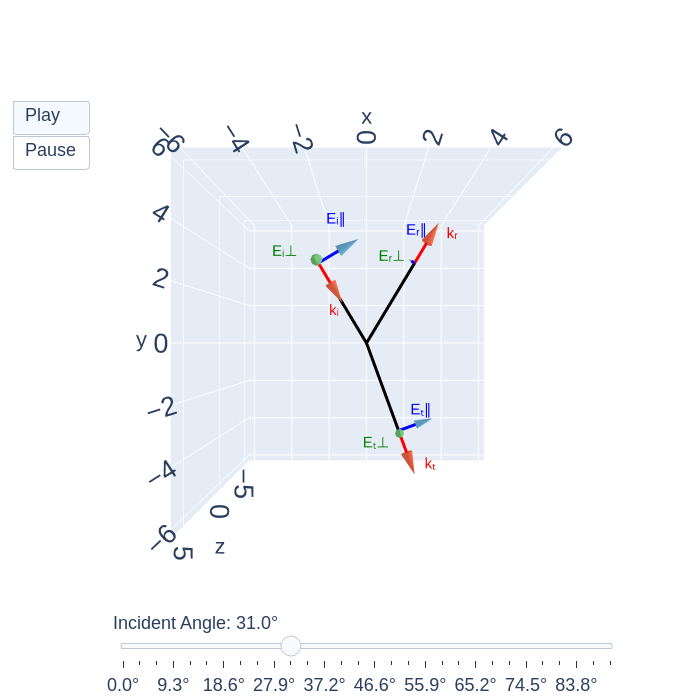

This figure's notebook cell:
### Markdown cell above
## Create `plotly` plot with slider

### Code cell
# Create frames for slider
frames = []
for i in range(numangles1):
    data = []

    # Rays
    data.append(go.Scatter3d(x=[-ki1[i, 0], 0], y=[-ki1[i, 1], 0], z=[0, 0], mode='lines', line=dict(color='black', width=6), name='incident ray'))
    data.append(go.Scatter3d(x=[0, kr1[i, 0]], y=[0, kr1[i, 1]], z=[0, 0], mode='lines', line=dict(color='black', width=6), name='reflected ray'))
    data.append(go.Scatter3d(x=[0, kt1[i, 0]/nt], y=[0, kt1[i, 1]/nt], z=[0, 0], mode='lines', line=dict(color='black', width=6), name='transmitted ray'))

    # Line parts of arrows
    data += [
        go.Scatter3d(x=[point1i[i,0], ki1_line[i,0]],y=[point1i[i,1], ki1_line[i,1]],z=[point1i[i,2], ki1_line[i,2]], mode='lines', line=dict(color='red', width=6), name='k incident'),
        go.Scatter3d(x=[point1r[i,0], kr1_line[i,0]],y=[point1r[i,1], kr1_line[i,1]],z=[point1r[i,2], kr1_line[i,2]], mode='lines', line=dict(color='red', width=6), name='k reflected'),
        go.Scatter3d(x=[point1t[i,0], kt1_line[i,0]],y=[point1t[i,1], kt1_line[i,1]],z=[point1t[i,2], kt1_line[i,2]], mode='lines', line=dict(color='red', width=6), name='k transmitted'),

        go.Scatter3d(x=[point1i[i,0], Ei1par_line[i,0]],y=[point1i[i,1], Ei1par_line[i,1]],z=[point1i[i,2], Ei1par_line[i,2]], mode='lines', line=dict(color='blue', width=6), name='E incident - parallel'),
        go.Scatter3d(x=[point1r[i,0], Er1par_line[i,0]],y=[point1r[i,1], Er1par_line[i,1]],z=[point1r[i,2], Er1par_line[i,2]], mode='lines', line=dict(color='blue', width=6), name='E reflected - parallel'),
        go.Scatter3d(x=[point1t[i,0], Et1par_line[i,0]],y=[point1t[i,1], Et1par_line[i,1]],z=[point1t[i,2], Et1par_line[i,2]], mode='lines', line=dict(color='blue', width=6), name='E transmitted - parallel'),

        go.Scatter3d(x=[point1i[i,0], Ei1perp_line[i,0]],y=[point1i[i,1], Ei1perp_line[i,1]],z=[point1i[i,2], Ei1perp_line[i,2]], mode='lines', line=dict(color='green', width=6), name='E incident - perpendicular'),
        go.Scatter3d(x=[point1r[i,0], Er1perp_line[i,0]],y=[point1r[i,1], Er1perp_line[i,1]],z=[point1r[i,2], Er1perp_line[i,2]], mode='lines', line=dict(color='green', width=6), name='E reflected - perpendicular'),
        go.Scatter3d(x=[point1t[i,0], Et1perp_line[i,0]],y=[point1t[i,1], Et1perp_line[i,1]],z=[point1t[i,2], Et1perp_line[i,2]], mode='lines', line=dict(color='green', width=6), name='E transmitted - perpendicular')
    ]

    # Arrow tips
    data += [
        go.Cone(x=[ki1_line[i,0]], y=[ki1_line[i,1]], z=[ki1_line[i,2]],u=[ki1_dir[i,0]], v=[ki1_dir[i,1]], w=[ki1_dir[i,2]], colorscale='Reds', sizemode='absolute', sizeref=1.0, showscale=False, name='E Field', anchor="tail"),
        go.Cone(x=[kr1_line[i,0]], y=[kr1_line[i,1]], z=[kr1_line[i,2]],u=[kr1_dir[i,0]], v=[kr1_dir[i,1]], w=[kr1_dir[i,2]], colorscale='Reds', sizemode='absolute', sizeref=1.0, showscale=False, name='E Field', anchor="tail"),
        go.Cone(x=[kt1_line[i,0]], y=[kt1_line[i,1]], z=[kt1_line[i,2]],u=[kt1_dir[i,0]], v=[kt1_dir[i,1]], w=[kt1_dir[i,2]], colorscale='Reds', sizemode='absolute', sizeref=1.0, showscale=False, name='E Field', anchor="tail"),

        go.Cone(x=[Ei1par_line[i,0]], y=[Ei1par_line[i,1]], z=[Ei1par_line[i,2]],u=[Ei1par[i,0]], v=[Ei1par[i,1]], w=[Ei1par[i,2]], colorscale='Blues', sizemode='scaled', sizeref=1.0, showscale=False, name='E Field', anchor="tail"),
        go.Cone(x=[Er1par_line[i,0]], y=[Er1par_line[i,1]], z=[Er1par_line[i,2]],u=[Er1par[i,0]], v=[Er1par[i,1]], w=[Er1par[i,2]], colorscale='Blues', sizemode='scaled', sizeref=1.0, showscale=False, name='E Field', anchor="tail"),
        go.Cone(x=[Et1par_line[i,0]], y=[Et1par_line[i,1]], z=[Et1par_line[i,2]],u=[Et1par[i,0]], v=[Et1par[i,1]], w=[Et1par[i,2]], colorscale='Blues', sizemode='scaled', sizeref=1.0, showscale=False, name='E Field', anchor="tail"),

        go.Cone(x=[Ei1perp_line[i,0]], y=[Ei1perp_line[i,1]], z=[Ei1perp_line[i,2]],u=[Ei1perp[i,0]], v=[Ei1perp[i,1]], w=[Ei1perp[i,2]], colorscale='Greens', sizemode='scaled', sizeref=1.0, showscale=False, name='E Field', anchor="tail"),
        go.Cone(x=[Er1perp_line[i,0]], y=[Er1perp_line[i,1]], z=[Er1perp_line[i,2]],u=[Er1perp[i,0]], v=[Er1perp[i,1]], w=[Er1perp[i,2]], colorscale='Greens', sizemode='scaled', sizeref=1.0, showscale=False, name='E Field', anchor="tail"),
        go.Cone(x=[Et1perp_line[i,0]], y=[Et1perp_line[i,1]], z=[Et1perp_line[i,2]],u=[Et1perp[i,0]], v=[Et1perp[i,1]], w=[Et1perp[i,2]], colorscale='Greens', sizemode='scaled', sizeref=1.0, showscale=False, name='E Field', anchor="tail")
    ]

    # Calculate the label position (at the tip of the arrow with a small offset)
    label_ki1_2 = ki1_line[i,:]*0.9
    label_kr1_2 = kr1_line[i,:]*1.1
    label_kt1_2 = kt1_line[i,:]*1.1

    label_Ei1par2 = Ei1par_line[i,:]*1.1
    label_Er1par2 = Er1par_line[i,:]*1.1
    label_Et1par2 = Et1par_line[i,:]*1.1

    label_Ei1perp2 = Ei1perp_line[i,:]*1.1
    label_Er1perp2 = Er1perp_line[i,:]*1.1
    label_Et1perp2 = Et1perp_line[i,:]*1.1

    # Add the text label
    data.append(go.Scatter3d(x=[label_ki1_2[0]], y=[label_ki1_2[1]], z=[label_ki1_2[2]], mode='text', text='kᵢ', textfont=dict(color='red', size=15), textposition="bottom center", showlegend=False))
    data.append(go.Scatter3d(x=[label_kr1_2[0]], y=[label_kr1_2[1]], z=[label_kr1_2[2]], mode='text', text='kᵣ', textfont=dict(color='red', size=15), textposition="middle right", showlegend=False))
    data.append(go.Scatter3d(x=[label_kt1_2[0]], y=[label_kt1_2[1]], z=[label_kt1_2[2]], mode='text', text='kₜ', textfont=dict(color='red', size=15), textposition="middle right", showlegend=False))
    
    data.append(go.Scatter3d(x=[label_Ei1par2[0]], y=[label_Ei1par2[1]], z=[label_Ei1par2[2]], mode='text', text='Eᵢ∥', textfont=dict(color='blue', size=15), textposition="top center", showlegend=False))
    data.append(go.Scatter3d(x=[label_Er1par2[0]], y=[label_Er1par2[1]], z=[label_Er1par2[2]], mode='text', text='Eᵣ∥', textfont=dict(color='blue', size=15), textposition="top center", showlegend=False))
    data.append(go.Scatter3d(x=[label_Et1par2[0]], y=[label_Et1par2[1]], z=[label_Et1par2[2]], mode='text', text='Eₜ∥', textfont=dict(color='blue', size=15), textposition="top center", showlegend=False))
    
    data.append(go.Scatter3d(x=[label_Ei1perp2[0]], y=[label_Ei1perp2[1]], z=[label_Ei1perp2[2]], mode='text', text='Eᵢ⊥', textfont=dict(color='green', size=15), textposition="middle left", showlegend=False))
    data.append(go.Scatter3d(x=[label_Er1perp2[0]], y=[label_Er1perp2[1]], z=[label_Er1perp2[2]], mode='text', text='Eᵣ⊥', textfont=dict(color='green', size=15), textposition="middle left", showlegend=False))
    data.append(go.Scatter3d(x=[label_Et1perp2[0]], y=[label_Et1perp2[1]], z=[label_Et1perp2[2]], mode='text', text='Eₜ⊥', textfont=dict(color='green', size=15), textposition="middle left", showlegend=False))
    
    frames.append(go.Frame(data=data, name=str(i)))

# Initial data
initial_data = frames[10].data

# Create figure
fig = go.Figure(
    data=initial_data,
    layout=go.Layout(
        width=700,
        height=int(700),
        font=dict(family='sans-serif', size=18),
        showlegend=False,
        plot_bgcolor='white',  # Removes the inner gray plot background
        paper_bgcolor='white', # Removes the outer figure background
        scene=dict(
            xaxis=dict(title='x', range=[-2*np.pi, 2*np.pi]),
            yaxis=dict(title='y', range=[-2*np.pi, 2*np.pi]),
            zaxis=dict(title='z', range=[-2*np.pi, 2*np.pi]),
            camera=dict(eye=dict(x=0, y=0, z=2), up=dict(x=0, y=1, z=0))
        ),
        updatemenus=[dict(
            type='buttons',
            buttons=[dict(label='Play', method='animate', args=[None]),
                     dict(label='Pause', method='animate', args=[[None], dict(frame=dict(duration=0, redraw=False), mode='immediate')])]
        )],
        sliders=[dict(
            steps=[dict(method='animate', args=[[str(k)], dict(mode='immediate', frame=dict(duration=0, redraw=True))], label=f'{theta_i_deg1[k]:.1f}°') for k in range(numangles1)],
            active=10,
            currentvalue=dict(prefix='Incident Angle: ')
        )]
    ),
    frames=frames
)

# --- Configure axis properties with new settings ---
fig.update_xaxes(
    # Sets the tick mark position
    ticks="inside",
    # Sets the tick mark width
    tickwidth=2,
    # Sets the major tick mark length
    ticklen=7,
    # Shows minor ticks and styles them
    minor=dict(ticks="inside", tickwidth=1, ticklen=3.5),
    showline=True, 
    linecolor='black', 
    linewidth=2,
    mirror=True  # Mirrors the axis line to create the top border
)

fig.update_yaxes(
    # Sets the tick mark position
    ticks="inside",
    # Sets the tick mark width
    tickwidth=2,
    # Sets the major tick mark length
    ticklen=7,
    # Shows minor ticks and styles them
    minor=dict(ticks="inside", tickwidth=1, ticklen=3.5),
    showline=True, 
    linecolor='black', 
    linewidth=2,
    mirror=True  # Mirrors the axis line to create the right border
    # scaleanchor='x',  # Constrain y-axis scaling to the x-axis
    # scaleratio=1      # Set the ratio of y units to x units to 1
)

fig.show()

### Figure 1 — Plotly figure (JSON) as saved in the notebook; plotly's stock layout.template omitted (floating-point values rounded to 4 significant figures)
{"data": [{"line": {"color": "black", "width": 6}, "mode": "lines", "name": "incident ray", "type": "scatter3d", "x": [-2.062, 0], "y": [3.427, 0], "z": [0, 0]}, {"line": {"color": "black", "width": 6}, "mode": "lines", "name": "reflected ray", "type": "scatter3d", "x": [0, 2.062], "y": [0, 3.427], "z": [0, 0]}, {"line": {"color": "black", "width": 6}, "mode": "lines", "name": "transmitted ray", "type": "scatter3d", "x": [0, 1.375], "y": [0, -3.756], "z": [0, 0]}, {"line": {"color": "red", "width": 6}, "mode": "lines", "name": "k incident", "type": "scatter3d", "x": [-2.062, -1.547], "y": [3.427, 2.571], "z": [0.0, 0.0]}, {"line": {"color": "red", "width": 6}, "mode": "lines", "name": "k reflected", "type": "scatter3d", "x": [2.062, 2.578], "y": [3.427, 4.284], "z": [0.0, 0.0]}, {"line": {"color": "red", "width": 6}, "mode": "lines", "name": "k transmitted", "type": "scatter3d", "x": [1.375, 1.719], "y": [-3.756, -4.695], "z": [0.0, 0.0]}, {"line": {"color": "blue", "width": 6}, "mode": "lines", "name": "E incident - parallel", "type": "scatter3d", "x": [-2.062, -1.205], "y": [3.427, 3.943], "z": [0.0, 0.0]}, {"line": {"color": "blue", "width": 6}, "mode": "lines", "name": "E reflected - parallel", "type": "scatter3d", "x": [2.062, 1.929], "y": [3.427, 3.508], "z": [0.0, 0.0]}, {"line": {"color": "blue", "width": 6}, "mode": "lines", "name": "E transmitted - parallel", "type": "scatter3d", "x": [1.375, 2.098], "y": [-3.756, -3.492], "z": [0.0, 0.0]}, {"line": {"color": "green", "width": 6}, "mode": "lines", "name": "E incident - perpendicular", "type": "scatter3d", "x": [-2.062, -2.062], "y": [3.427, 3.427], "z": [0.0, 1.0]}, {"line": {"color": "green", "width": 6}, "mode": "lines", "name": "E reflected - perpendicular", "type": "scatter3d", "x": [2.062, 2.062], "y": [3.427, 3.427], "z": [0.0, -0.2436]}, {"line": {"color": "green", "width": 6}, "mode": "lines", "name": "E transmitted - perpendicular", "type": "scatter3d", "x": [1.375, 1.375], "y": [-3.756, -3.756], "z": [0.0, 0.7564]}, {"anchor": "tail", "colorscale": [[0.0, "rgb(255,245,240)"], [0.125, "rgb(254,224,210)"], [0.25, "rgb(252,187,161)"], [0.375, "rgb(252,146,114)"], [0.5, "rgb(251,106,74)"], [0.625, "rgb(239,59,44)"], [0.75, "rgb(203,24,29)"], [0.875, "rgb(165,15,21)"], [1.0, "rgb(103,0,13)"]], "name": "E Field", "showscale": false, "sizemode": "absolute", "sizeref": 1.0, "type": "cone", "u": [0.5156], "v": [-0.8569], "w": [0.0], "x": [-1.547], "y": [2.571], "z": [0.0]}, {"anchor": "tail", "colorscale": [[0.0, "rgb(255,245,240)"], [0.125, "rgb(254,224,210)"], [0.25, "rgb(252,187,161)"], [0.375, "rgb(252,146,114)"], [0.5, "rgb(251,106,74)"], [0.625, "rgb(239,59,44)"], [0.75, "rgb(203,24,29)"], [0.875, "rgb(165,15,21)"], [1.0, "rgb(103,0,13)"]], "name": "E Field", "showscale": false, "sizemode": "absolute", "sizeref": 1.0, "type": "cone", "u": [0.5156], "v": [0.8569], "w": [0.0], "x": [2.578], "y": [4.284], "z": [0.0]}, {"anchor": "tail", "colorscale": [[0.0, "rgb(255,245,240)"], [0.125, "rgb(254,224,210)"], [0.25, "rgb(252,187,161)"], [0.375, "rgb(252,146,114)"], [0.5, "rgb(251,106,74)"], [0.625, "rgb(239,59,44)"], [0.75, "rgb(203,24,29)"], [0.875, "rgb(165,15,21)"], [1.0, "rgb(103,0,13)"]], "name": "E Field", "showscale": false, "sizemode": "absolute", "sizeref": 1.0, "type": "cone", "u": [0.3437], "v": [-0.9391], "w": [0.0], "x": [1.719], "y": [-4.695], "z": [0.0]}, {"anchor": "tail", "colorscale": [[0.0, "rgb(247,251,255)"], [0.125, "rgb(222,235,247)"], [0.25, "rgb(198,219,239)"], [0.375, "rgb(158,202,225)"], [0.5, "rgb(107,174,214)"], [0.625, "rgb(66,146,198)"], [0.75, "rgb(33,113,181)"], [0.875, "rgb(8,81,156)"], [1.0, "rgb(8,48,107)"]], "name": "E Field", "showscale": false, "sizemode": "scaled", "sizeref": 1.0, "type": "cone", "u": [0.8569], "v": [0.5156], "w": [-0.0], "x": [-1.205], "y": [3.943], "z": [0.0]}, {"anchor": "tail", "colorscale": [[0.0, "rgb(247,251,255)"], [0.125, "rgb(222,235,247)"], [0.25, "rgb(198,219,239)"], [0.375, "rgb(158,202,225)"], [0.5, "rgb(107,174,214)"], [0.625, "rgb(66,146,198)"], [0.75, "rgb(33,113,181)"], [0.875, "rgb(8,81,156)"], [1.0, "rgb(8,48,107)"]], "name": "E Field", "showscale": false, "sizemode": "scaled", "sizeref": 1.0, "type": "cone", "u": [-0.1334], "v": [0.08024], "w": [0.0], "x": [1.929], "y": [3.508], "z": [0.0]}, {"anchor": "tail", "colorscale": [[0.0, "rgb(247,251,255)"], [0.125, "rgb(222,235,247)"], [0.25, "rgb(198,219,239)"], [0.375, "rgb(158,202,225)"], [0.5, "rgb(107,174,214)"], [0.625, "rgb(66,146,198)"], [0.75, "rgb(33,113,181)"], [0.875, "rgb(8,81,156)"], [1.0, "rgb(8,48,107)"]], "name": "E Field", "showscale": false, "sizemode": "scaled", "sizeref": 1.0, "type": "cone", "u": [0.7235], "v": [0.2648], "w": [-0.0], "x": [2.098], "y": [-3.492], "z": [0.0]}, {"anchor": "tail", "colorscale": [[0.0, "rgb(247,252,245)"], [0.125, "rgb(229,245,224)"], [0.25, "rgb(199,233,192)"], [0.375, "rgb(161,217,155)"], [0.5, "rgb(116,196,118)"], [0.625, "rgb(65,171,93)"], [0.75, "rgb(35,139,69)"], [0.875, "rgb(0,109,44)"], [1.0, "rgb(0,68,27)"]], "name": "E Field", "showscale": false, "sizemode": "scaled", "sizeref": 1.0, "type": "cone", "u": [0.0], "v": [0.0], "w": [1.0], "x": [-2.062], "y": [3.427], "z": [1.0]}, {"anchor": "tail", "colorscale": [[0.0, "rgb(247,252,245)"], [0.125, "rgb(229,245,224)"], [0.25, "rgb(199,233,192)"], [0.375, "rgb(161,217,155)"], [0.5, "rgb(116,196,118)"], [0.625, "rgb(65,171,93)"], [0.75, "rgb(35,139,69)"], [0.875, "rgb(0,109,44)"], [1.0, "rgb(0,68,27)"]], "name": "E Field", "showscale": false, "sizemode": "scaled", "sizeref": 1.0, "type": "cone", "u": [-0.0], "v": [-0.0], "w": [-0.2436], "x": [2.062], "y": [3.427], "z": [-0.2436]}, {"anchor": "tail", "colorscale": [[0.0, "rgb(247,252,245)"], [0.125, "rgb(229,245,224)"], [0.25, "rgb(199,233,192)"], [0.375, "rgb(161,217,155)"], [0.5, "rgb(116,196,118)"], [0.625, "rgb(65,171,93)"], [0.75, "rgb(35,139,69)"], [0.875, "rgb(0,109,44)"], [1.0, "rgb(0,68,27)"]], "name": "E Field", "showscale": false, "sizemode": "scaled", "sizeref": 1.0, "type": "cone", "u": [0.0], "v": [0.0], "w": [0.7564], "x": [1.375], "y": [-3.756], "z": [0.7564]}, {"mode": "text", "showlegend": false, "text": "kᵢ", "textfont": {"color": "red", "size": 15}, "textposition": "bottom center", "type": "scatter3d", "x": [-1.392], "y": [2.314], "z": [0.0]}, {"mode": "text", "showlegend": false, "text": "kᵣ", "textfont": {"color": "red", "size": 15}, "textposition": "middle right", "type": "scatter3d", "x": [2.836], "y": [4.713], "z": [0.0]}, {"mode": "text", "showlegend": false, "text": "kₜ", "textfont": {"color": "red", "size": 15}, "textposition": "middle right", "type": "scatter3d", "x": [1.89], "y": [-5.165], "z": [0.0]}, {"mode": "text", "showlegend": false, "text": "Eᵢ∥", "textfont": {"color": "blue", "size": 15}, "textposition": "top center", "type": "scatter3d", "x": [-1.326], "y": [4.337], "z": [0.0]}, {"mode": "text", "showlegend": false, "text": "Eᵣ∥", "textfont": {"color": "blue", "size": 15}, "textposition": "top center", "type": "scatter3d", "x": [2.122], "y": [3.858], "z": [0.0]}, {"mode": "text", "showlegend": false, "text": "Eₜ∥", "textfont": {"color": "blue", "size": 15}, "textposition": "top center", "type": "scatter3d", "x": [2.308], "y": [-3.841], "z": [0.0]}, {"mode": "text", "showlegend": false, "text": "Eᵢ⊥", "textfont": {"color": "green", "size": 15}, "textposition": "middle left", "type": "scatter3d", "x": [-2.268], "y": [3.77], "z": [1.1]}, {"mode": "text", "showlegend": false, "text": "Eᵣ⊥", "textfont": {"color": "green", "size": 15}, "textposition": "middle left", "type": "scatter3d", "x": [2.268], "y": [3.77], "z": [-0.2679]}, {"mode": "text", "showlegend": false, "text": "Eₜ⊥", "textfont": {"color": "green", "size": 15}, "textposition": "middle left", "type": "scatter3d", "x": [1.512], "y": [-4.132], "z": [0.8321]}], "layout": {"font": {"family": "sans-serif", "size": 18}, "height": 700, "paper_bgcolor": "white", "plot_bgcolor": "white", "scene": {"camera": {"eye": {"x": 0, "y": 0, "z": 2}, "up": {"x": 0, "y": 1, "z": 0}}, "xaxis": {"range": [-6.283, 6.283], "title": {"text": "x"}}, "yaxis": {"range": [-6.283, 6.283], "title": {"text": "y"}}, "zaxis": {"range": [-6.283, 6.283], "title": {"text": "z"}}}, "showlegend": false, "sliders": [{"active": 10, "currentvalue": {"prefix": "Incident Angle: "}, "steps": [{"args": [["0"], {"frame": {"duration": 0, "redraw": true}, "mode": "immediate"}], "label": "0.0°", "method": "animate"}, {"args": [["1"], {"frame": {"duration": 0, "redraw": true}, "mode": "immediate"}], "label": "3.1°", "method": "animate"}, {"args": [["2"], {"frame": {"duration": 0, "redraw": true}, "mode": "immediate"}], "label": "6.2°", "method": "animate"}, {"args": [["3"], {"frame": {"duration": 0, "redraw": true}, "mode": "immediate"}], "label": "9.3°", "method": "animate"}, {"args": [["4"], {"frame": {"duration": 0, "redraw": true}, "mode": "immediate"}], "label": "12.4°", "method": "animate"}, {"args": [["5"], {"frame": {"duration": 0, "redraw": true}, "mode": "immediate"}], "label": "15.5°", "method": "animate"}, {"args": [["6"], {"frame": {"duration": 0, "redraw": true}, "mode": "immediate"}], "label": "18.6°", "method": "animate"}, {"args": [["7"], {"frame": {"duration": 0, "redraw": true}, "mode": "immediate"}], "label": "21.7°", "method": "animate"}, {"args": [["8"], {"frame": {"duration": 0, "redraw": true}, "mode": "immediate"}], "label": "24.8°", "method": "animate"}, {"args": [["9"], {"frame": {"duration": 0, "redraw": true}, "mode": "immediate"}], "label": "27.9°", "method": "animate"}, {"args": [["10"], {"frame": {"duration": 0, "redraw": true}, "mode": "immediate"}], "label": "31.0°", "method": "animate"}, {"args": [["11"], {"frame": {"duration": 0, "redraw": true}, "mode": "immediate"}], "label": "34.1°", "method": "animate"}, {"args": [["12"], {"frame": {"duration": 0, "redraw": true}, "mode": "immediate"}], "label": "37.2°", "method": "animate"}, {"args": [["13"], {"frame": {"duration": 0, "redraw": true}, "mode": "immediate"}], "label": "40.3°", "method": "animate"}, {"args": [["14"], {"frame": {"duration": 0, "redraw": true}, "mode": "immediate"}], "label": "43.4°", "method": "animate"}, {"args": [["15"], {"frame": {"duration": 0, "redraw": true}, "mode": "immediate"}], "label": "46.6°", "method": "animate"}, {"args": [["16"], {"frame": {"duration": 0, "redraw": true}, "mode": "immediate"}], "label": "49.7°", "method": "animate"}, {"args": [["17"], {"frame": {"duration": 0, "redraw": true}, "mode": "immediate"}], "label": "52.8°", "method": "animate"}, {"args": [["18"], {"frame": {"duration": 0, "redraw": true}, "mode": "immediate"}], "label": "55.9°", "method": "animate"}, {"args": [["19"], {"frame": {"duration": 0, "redraw": true}, "mode": "immediate"}], "label": "59.0°", "method": "animate"}, {"args": [["20"], {"frame": {"duration": 0, "redraw": true}, "mode": "immediate"}], "label": "62.1°", "method": "animate"}, {"args": [["21"], {"frame": {"duration": 0, "redraw": true}, "mode": "immediate"}], "label": "65.2°", "method": "animate"}, {"args": [["22"], {"frame": {"duration": 0, "redraw": true}, "mode": "immediate"}], "label": "68.3°", "method": "animate"}, {"args": [["23"], {"frame": {"duration": 0, "redraw": true}, "mode": "immediate"}], "label": "71.4°", "method": "animate"}, {"args": [["24"], {"frame": {"duration": 0, "redraw": true}, "mode": "immediate"}], "label": "74.5°", "method": "animate"}, {"args": [["25"], {"frame": {"duration": 0, "redraw": true}, "mode": "immediate"}], "label": "77.6°", "method": "animate"}, {"args": [["26"], {"frame": {"duration": 0, "redraw": true}, "mode": "immediate"}], "label": "80.7°", "method": "animate"}, {"args": [["27"], {"frame": {"duration": 0, "redraw": true}, "mode": "immediate"}], "label": "83.8°", "method": "animate"}, {"args": [["28"], {"frame": {"duration": 0, "redraw": true}, "mode": "immediate"}], "label": "86.9°", "method": "animate"}, {"args": [["29"], {"frame": {"duration": 0, "redraw": true}, "mode": "immediate"}], "label": "90.0°", "method": "animate"}]}], "updatemenus": [{"buttons": [{"args": [null], "label": "Play", "method": "animate"}, {"args": [[null], {"frame": {"duration": 0, "redraw": false}, "mode": "immediate"}], "label": "Pause", "method": "animate"}], "type": "buttons"}], "width": 700, "xaxis": {"linecolor": "black", "linewidth": 2, "minor": {"ticklen": 3.5, "ticks": "inside", "tickwidth": 1}, "mirror": true, "showline": true, "ticklen": 7, "ticks": "inside", "tickwidth": 2}, "yaxis": {"linecolor": "black", "linewidth": 2, "minor": {"ticklen": 3.5, "ticks": "inside", "tickwidth": 1}, "mirror": true, "showline": true, "ticklen": 7, "ticks": "inside", "tickwidth": 2}}}
